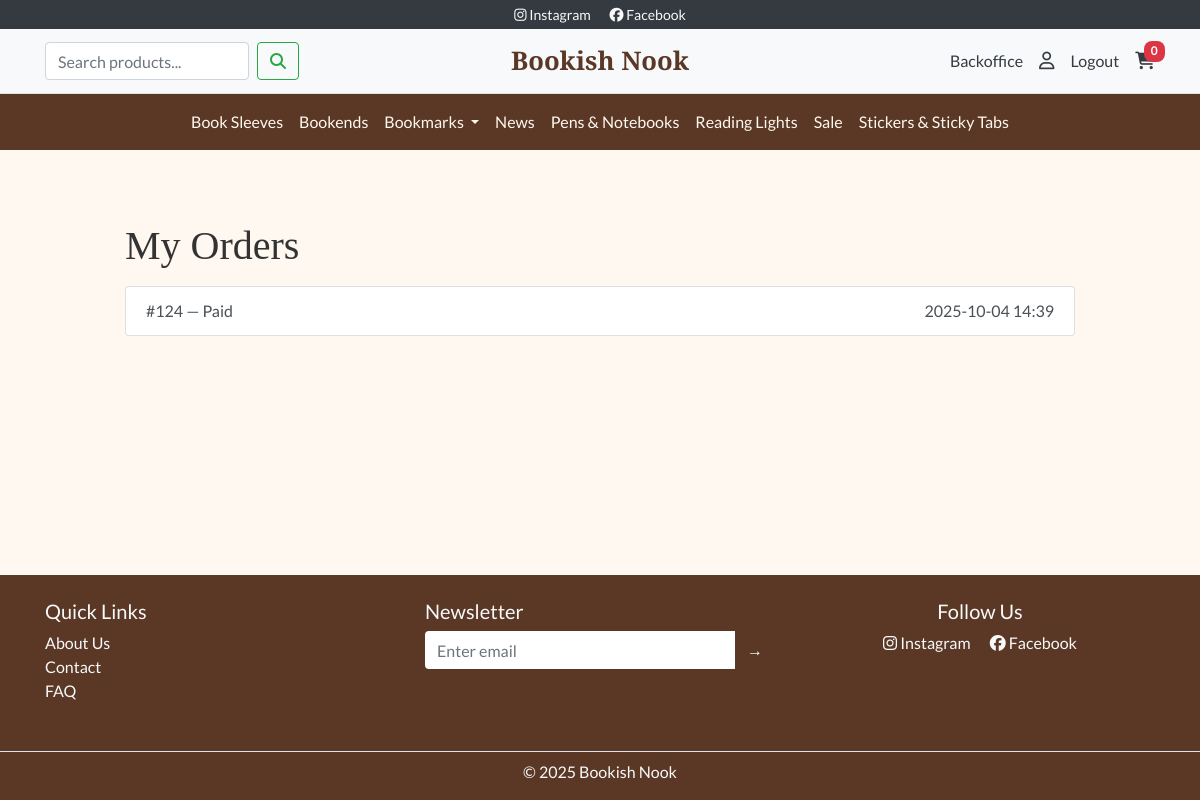
/profile/orders/ (signed in), run on an earlier commit of the app's database.
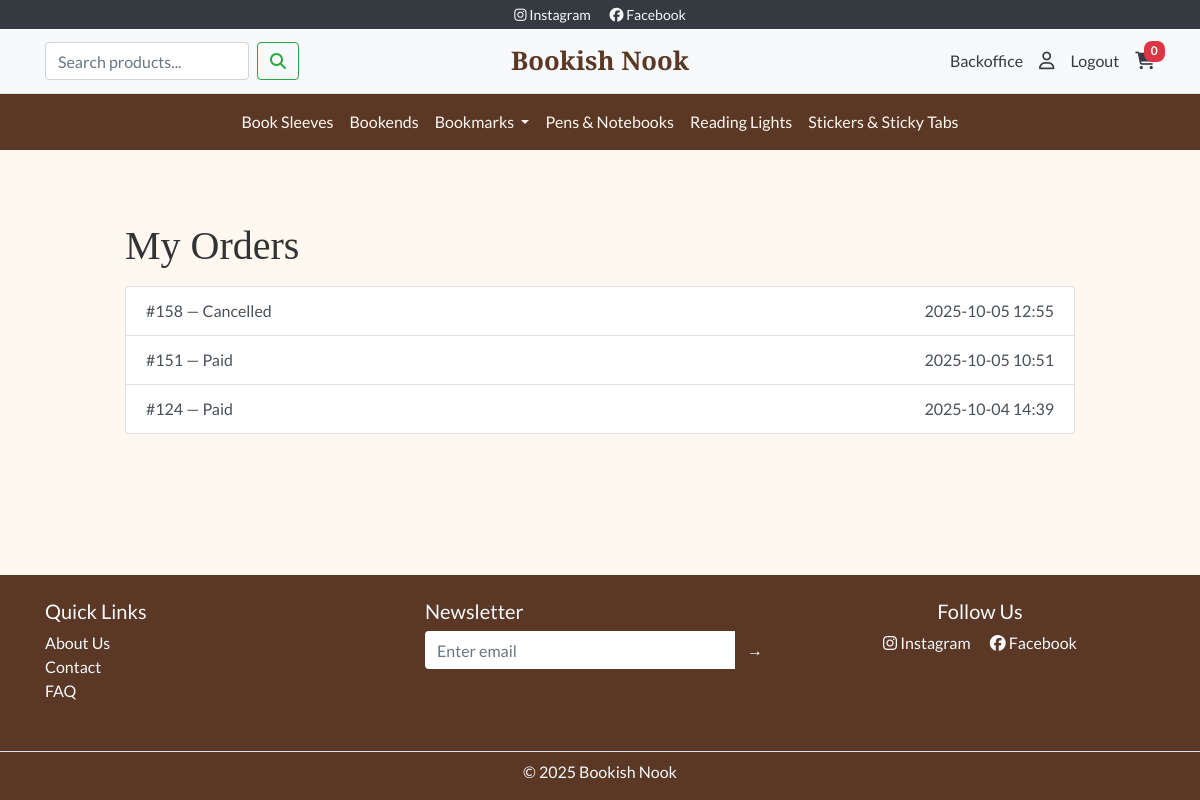
And on a later commit of the database.
### products/models.py (models this page shows, shortened)
class Category(models.Model):
    name = models.CharField(max_length=100)
    slug = models.SlugField(max_length=110, unique=False)
    parent = models.ForeignKey(
        "self", null=True, blank=True,
        related_name="children", on_delete=models.CASCADE
    )
    is_active = models.BooleanField(default=True)
    is_featured = models.BooleanField(default=False, help_text="Show on homepage")
    featured_order = models.PositiveIntegerField(default=0, help_text="Order on homepage (low first)")
    description = models.TextField(blank=True)
    image = models.ImageField(upload_to="category_images/", blank=True, null=True)
    class Meta:
        unique_together = ("parent", "slug")  # samma slug kan finnas under olika föräldrar
        ordering = ["parent__id", "name"]
    @property
    def slug_path(self):
        parts, c = [], self
        while c:
            parts.append(c.slug)
            c = c.parent
        return "/".join(reversed(parts))
    def get_absolute_url(self):
        return f"/products/category/{self.slug_path}/"

### orders/models.py (models this page shows, shortened)
class Order(models.Model):
    STATUS_CHOICES = [
        ("pending", "Pending"),
        ("paid", "Paid"),
        ("cancelled", "Cancelled"),
    ]
    created = models.DateTimeField(auto_now_add=True)
    updated = models.DateTimeField(auto_now=True)
    total = models.DecimalField(max_digits=10, decimal_places=2, default=0)
    shipping = models.DecimalField(max_digits=10, decimal_places=2, default=0)
    tax_amount = models.DecimalField(max_digits=10, decimal_places=2, default=0)
    grand_total = models.DecimalField(max_digits=10, decimal_places=2, default=0)
    status = models.CharField(max_length=20, choices=STATUS_CHOICES, default="pending")
    stripe_session_id = models.CharField(max_length=255, blank=True, null=True)
    confirmation_sent_at = models.DateTimeField(blank=True, null=True)
    full_name = models.CharField(max_length=200, blank=True, null=True)
    email = models.EmailField(blank=True, null=True)
    phone = models.CharField(max_length=50, blank=True, null=True)
    address_line1 = models.CharField(max_length=200, blank=True, null=True)
    address_line2 = models.CharField(max_length=200, blank=True, null=True)
    postal_code = models.CharField(max_length=20, blank=True, null=True)
    city = models.CharField(max_length=100, blank=True, null=True)
    country = models.CharField(max_length=2, blank=True, null=True)
    billing_name = models.CharField(max_length=200, blank=True, null=True)
    billing_line1 = models.CharField(max_length=200, blank=True, null=True)
    billing_line2 = models.CharField(max_length=200, blank=True, null=True)
    billing_postal = models.CharField(max_length=20, blank=True, null=True)
    billing_city = models.CharField(max_length=100, blank=True, null=True)
    billing_country = models.CharField(max_length=2, blank=True, null=True)

### profiles/views.py (the view)
# urls.py: path("orders/", views.orders_list, name="orders_list"),
@login_required
def orders(request):
    qs = Order.objects.filter(email=request.user.email).order_by("-created")
    return render(request, "profiles/orders.html", {"orders": qs})

### bookshop/context_processors.py (called while the page is built)
def cart_count(request):
    cart = request.session.get("cart", {})
    return {"cart_count": sum(cart.values())}

def nav_categories(request):
    roots = Category.objects.filter(parent__isnull=True, is_active=True).order_by("name")
    bookmarks = Category.objects.filter(slug="bookmarks", parent__isnull=True).first()
    return {
        "root_categories": roots,      # alla rotkategorier
        "bookmarks_cat": bookmarks,    # Bookmarks-objektet (rot)
    }
    return {"root_categories": roots}

### profiles/templates/profiles/orders.html
{% extends "base.html" %}
{% block content %}
<div class="container my-5" style="max-width:980px;">
  <h1 class="bn-section-title mb-3">My Orders</h1>
  <div class="list-group">
    {% for o in orders %}
      <a class="list-group-item list-group-item-action" href="{% url 'profiles:order_detail' o.id %}">
        <div class="d-flex justify-content-between">
          <div>#{{ o.id }} — {{ o.status|capfirst }}</div>
          <div>{{ o.created|date:"Y-m-d H:i" }}</div>
        </div>
      </a>
    {% empty %}
      <div class="text-muted">No orders yet.</div>
    {% endfor %}
  </div>
</div>
{% endblock %}

### templates/includes/header.html (shortened to what this page needs)
<div class="bg-dark text-light text-center py-1 small">
  <a href="https://www.instagram.com/" class="text-light mx-2" target="_blank" rel="noopener" aria-label="Link to Instagram (opens in new tab)">
    <i class="fab fa-instagram"></i> Instagram
  </a>
  <a href="https://www.facebook.com/" class="text-light mx-2" target="_blank" rel="noopener" aria-label="Link to Facebook (opens in new tab)">
    <i class="fab fa-facebook"></i> Facebook
  </a>
</div>
<nav class="navbar navbar-light bg-light border-bottom py-2">
  <div class="container navbar-grid">
    <div class="d-flex align-items-center">
      <form action="{% url 'products:list' %}" method="get" class="form-inline d-none d-lg-flex">
        <input class="form-control mr-2"
          type="search"
          name="q"
          placeholder="Search products..."
          aria-label="Search"
          value="{{ request.GET.q|default:'' }}">
        <button class="btn btn-outline-success" type="submit">
          <i class="fas fa-search"></i>
        </button>
      </form>
    </div>
    <a class="navbar-brand bn-title text-center mx-0" href="/">Bookish Nook</a>
    <div class="d-flex align-items-center justify-content-end">
      {% if request.user.is_staff %}
        <a href="{% url 'backoffice:dashboard' %}" class="text-dark mr-3 d-none d-lg-inline">Backoffice</a>
      {% endif %}
      {% if request.user.is_authenticated %}
        <a href="{% url 'profiles:dashboard' %}" class="text-dark mr-3 d-none d-lg-inline" title="My Account">
          <i class="far fa-user"></i>
        </a>
        <a href="{% url 'account_logout' %}" class="text-dark mr-3 d-none d-lg-inline">Logout</a>
      {% endif %}
      <a href="{% url 'cart:view' %}" class="text-dark position-relative" title="Cart">
        <i class="fas fa-shopping-cart"></i>
        <span class="badge badge-pill badge-danger position-absolute" style="top:-8px; right:-10px;">
          {{ cart_count|default:0 }}
        </span>
      </a>
    </div>
  </div>
</nav>
<nav class="navbar navbar-expand-lg navbar-dark bn-brown">
  <div class="collapse navbar-collapse justify-content-center" id="mainNav">
  <ul class="navbar-nav bn-navbar">
  {% for root in root_categories %}
    {% if bookmarks_cat and root.id == bookmarks_cat.id %}
      <li class="nav-item dropdown">
        <a class="nav-link dropdown-toggle"
           href="{{ bookmarks_cat.get_absolute_url }}"
           id="navBookmarks"
           data-toggle="dropdown" aria-haspopup="true" aria-expanded="false">
          {{ bookmarks_cat.name }}
        </a>
      </li>
    {% else %}
      <li class="nav-item">
        <a class="nav-link" href="{{ root.get_absolute_url }}">{{ root.name }}</a>
      </li>
    {% endif %}
  {% endfor %}
  </ul>
  </div>
</nav>

What changed in the data, as far as the page shows it:
removed Category: name "News"
removed Category: name "Sale"
added Order: id "158", status "Cancelled", created "2025-10-05 12:55"
added Order: id "151", status "Paid", created "2025-10-05 10:51"
